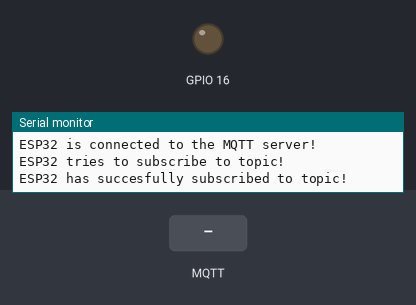
A program run on a simulated ESP32. Shown: output pins drawn as LEDs (lit = HIGH), the last lines printed to the serial monitor. The inputs (shaded band) are chosen by the test bench. WiFi joins after 1.5 s; servers stay silent unless stated; the local clock reads 2024-03-15 10:24:30 at power-on unless the program sets it; no MQTT or app messages arrive unless stated.

Above: at 2.8 s.
2.9 s: MQTT message "#led:on" arrives on the first subscribed topic
At 3.8 s:
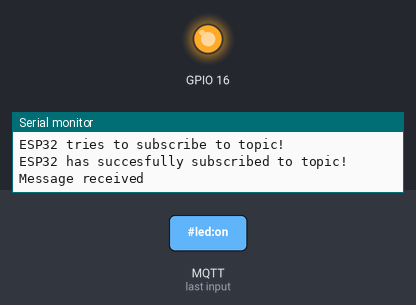
4.4 s: MQTT message "#led:off" arrives on the first subscribed topic
At 4.9 s:
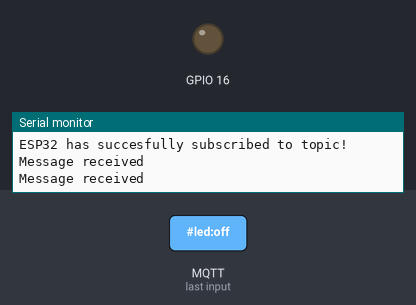
Timing chart, 0 to 7.4 s (numbered marks = the images above; inputs shaded):
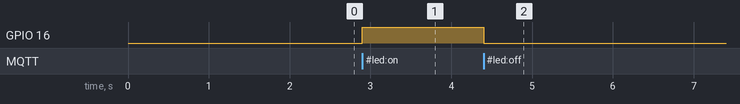

Measured:
- after the input at 2.9 s, GPIO 16: LOW → HIGH at once
- after the input at 4.4 s, GPIO 16: HIGH → LOW at once

The program:

main.cpp
```cpp
#include <Arduino.h>
#include "network.hpp"
#include <DHT.h>
#include <DHT_U.h>


#define DHT_PIN 17
#define DHT_TYPE DHT11


DHT_Unified dht(DHT_PIN, DHT_TYPE);
uint32_t delayMS;


void setup() {
  // Setup serial communication
  Serial.begin(115200);

  // Setup IO
  pinMode(16, OUTPUT);

  // Pass classes through
  add_dht_sensor(&dht);


  // Setup network
  init_network();
  delay(100);

  connect_mqtt_server();

  // Setup dht11 sensor
  dht.begin();

  // Print temperature sensor details.
  sensor_t sensor;
  dht.temperature().getSensor(&sensor);
  // Print humidity sensor details.
  dht.humidity().getSensor(&sensor);
  // Set delay between sensor readings based on sensor details.
  delayMS = sensor.min_delay / 1000;

}


void loop() {
  poll_mqtt();
}
```

network.hpp
```cpp
#ifndef INC_TINNES02_NETWORK_HPP
#define INC_TINNES02_NETWORK_HPP


#include "Arduino.h"
#include <DHT.h>
#include <DHT_U.h>


void init_network();
void connect_mqtt_server();
void disconnect_mqtt_server();
void poll_mqtt();

void add_dht_sensor(DHT_Unified *dht);


#endif
```

secret.h
```cpp
#ifndef SECRET
const char ssid[] = "H369A432F1F"; // Vul hier je Wi-Fi ssid in (niet belangrijk voor oplevering)
const char pass[] = "3D6269C97CEA"; // Vul hier je Wi-Fi wachtwoord in (niet belangrijk voor oplevering)

const char *MQTT_HOST = "netwerkenbasis.com";
const int MQTT_PORT = 8883; // Voer hier de MQTT-broker poort in op de aangegeven plek
const char *MQTT_CLIENT_ID = "BOT-1030808"; // Voer hier je leerlingnummer in op de aangegeven plek
const char *MQTT_USER = "student"; // Vul hier de gebruikersnaam in voor de broker
const char *MQTT_PASS = "welkom01"; // Vul hier het wachtwoord in voor de broker

// Dit is het certificaat dat je nodig hebt. Je hoeft hier op deze plek niks mee te doen
const char *local_root_ca =
    "-----BEGIN CERTIFICATE-----\n"
    "MIIFazCCA1OgAwIBAgIRAIIQz7DSQONZRGPgu2OCiwAwDQYJKoZIhvcNAQELBQAw\n"
    "TzELMAkGA1UEBhMCVVMxKTAnBgNVBAoTIEludGVybmV0IFNlY3VyaXR5IFJlc2Vh\n"
    "cmNoIEdyb3VwMRUwEwYDVQQDEwxJU1JHIFJvb3QgWDEwHhcNMTUwNjA0MTEwNDM4\n"
    "WhcNMzUwNjA0MTEwNDM4WjBPMQswCQYDVQQGEwJVUzEpMCcGA1UEChMgSW50ZXJu\n"
    "ZXQgU2VjdXJpdHkgUmVzZWFyY2ggR3JvdXAxFTATBgNVBAMTDElTUkcgUm9vdCBY\n"
    "MTCCAiIwDQYJKoZIhvcNAQEBBQADggIPADCCAgoCggIBAK3oJHP0FDfzm54rVygc\n"
    "h77ct984kIxuPOZXoHj3dcKi/vVqbvYATyjb3miGbESTtrFj/RQSa78f0uoxmyF+\n"
    "0TM8ukj13Xnfs7j/EvEhmkvBioZxaUpmZmyPfjxwv60pIgbz5MDmgK7iS4+3mX6U\n"
    "A5/TR5d8mUgjU+g4rk8Kb4Mu0UlXjIB0ttov0DiNewNwIRt18jA8+o+u3dpjq+sW\n"
    "T8KOEUt+zwvo/7V3LvSye0rgTBIlDHCNAymg4VMk7BPZ7hm/ELNKjD+Jo2FR3qyH\n"
    "B5T0Y3HsLuJvW5iB4YlcNHlsdu87kGJ55tukmi8mxdAQ4Q7e2RCOFvu396j3x+UC\n"
    "B5iPNgiV5+I3lg02dZ77DnKxHZu8A/lJBdiB3QW0KtZB6awBdpUKD9jf1b0SHzUv\n"
    "KBds0pjBqAlkd25HN7rOrFleaJ1/ctaJxQZBKT5ZPt0m9STJEadao0xAH0ahmbWn\n"
    "OlFuhjuefXKnEgV4We0+UXgVCwOPjdAvBbI+e0ocS3MFEvzG6uBQE3xDk3SzynTn\n"
    "jh8BCNAw1FtxNrQHusEwMFxIt4I7mKZ9YIqioymCzLq9gwQbooMDQaHWBfEbwrbw\n"
    "qHyGO0aoSCqI3Haadr8faqU9GY/rOPNk3sgrDQoo//fb4hVC1CLQJ13hef4Y53CI\n"
    "rU7m2Ys6xt0nUW7/vGT1M0NPAgMBAAGjQjBAMA4GA1UdDwEB/wQEAwIBBjAPBgNV\n"
    "HRMBAf8EBTADAQH/MB0GA1UdDgQWBBR5tFnme7bl5AFzgAiIyBpY9umbbjANBgkq\n"
    "hkiG9w0BAQsFAAOCAgEAVR9YqbyyqFDQDLHYGmkgJykIrGF1XIpu+ILlaS/V9lZL\n"
    "ubhzEFnTIZd+50xx+7LSYK05qAvqFyFWhfFQDlnrzuBZ6brJFe+GnY+EgPbk6ZGQ\n"
    "3BebYhtF8GaV0nxvwuo77x/Py9auJ/GpsMiu/X1+mvoiBOv/2X/qkSsisRcOj/KK\n"
    "NFtY2PwByVS5uCbMiogziUwthDyC3+6WVwW6LLv3xLfHTjuCvjHIInNzktHCgKQ5\n"
    "ORAzI4JMPJ+GslWYHb4phowim57iaztXOoJwTdwJx4nLCgdNbOhdjsnvzqvHu7Ur\n"
    "TkXWStAmzOVyyghqpZXjFaH3pO3JLF+l+/+sKAIuvtd7u+Nxe5AW0wdeRlN8NwdC\n"
    "jNPElpzVmbUq4JUagEiuTDkHzsxHpFKVK7q4+63SM1N95R1NbdWhscdCb+ZAJzVc\n"
    "oyi3B43njTOQ5yOf+1CceWxG1bQVs5ZufpsMljq4Ui0/1lvh+wjChP4kqKOJ2qxq\n"
    "4RgqsahDYVvTH9w7jXbyLeiNdd8XM2w9U/t7y0Ff/9yi0GE44Za4rF2LN9d11TPA\n"
    "mRGunUHBcnWEvgJBQl9nJEiU0Zsnvgc/ubhPgXRR4Xq37Z0j4r7g1SgEEzwxA57d\n"
    "emyPxgcYxn/eR44/KJ4EBs+lVDR3veyJm+kXQ99b21/+jh5Xos1AnX5iItreGCc=\n"
    "-----END CERTIFICATE-----";

#endif
```

network.cpp
```cpp
#include "network.hpp"
#include "Arduino.h"
#include "WiFi.h"
#include <WiFiClientSecure.h>
#include "secret.h"
#include "PubSubClient.h"
#include <time.h>
#include <string.h>
#include <DHT.h>
#include <DHT_U.h>


WiFiClientSecure        wifi_client;
PubSubClient            mqtt_client;
static DHT_Unified*     sdht = nullptr;


/**
 * @brief Method that handles all the callback logic for the mqtt handler
 *
 * @param topic
 * @param payload
 * @param length
 */
void mqttCallback(const char *topic, byte *payload, unsigned int length)
{
    Serial.println("Message received");

    char buff[10];
    memset(buff, 0, 10);

    // Make sure the first 10 bytes or smaller are collected for the commands
    size_t copy_len = length < 10 ? length : 10;
    memcpy(buff, payload, copy_len);
    buff[9] = '\0';

    char b[100];

    // This command is to test the bot
    if (strcmp(buff, "#test") == 0) {
        memset(b, 0, 100);

        sprintf(b, "The ESP32 chatbot is online");

        mqtt_client.publish("chat/message", b);

    // This command is to collect information from the temperatrure
    } else if (strcmp(buff, "#temp") == 0) {
        memset(b, 0, 100);

        sensors_event_t event;
        sdht->temperature().getEvent(&event);
        if (isnan(event.temperature)) {
            sprintf(b, "Error reading temperature!");
            Serial.println(F("Error reading temperature!"));
            mqtt_client.publish("chat/message", b);
        }
        else {
            Serial.print(F("Temperature: "));
            Serial.print(event.temperature);
            Serial.println(F("°C"));

            sprintf(b, "Current temperature is: %.2f°C!", event.temperature);

            mqtt_client.publish("chat/message", b);
        }
        // This command is to collect information from the humidity
    } else if (strcmp(buff, "#humidity") == 0) {
        memset(b, 0, 100);
        sensors_event_t event;
        sdht->humidity().getEvent(&event);
        if (isnan(event.relative_humidity)) {
            sprintf(b, "Error reading humidity!");

            Serial.println(F("Error reading humidity!"));

            mqtt_client.publish("chat/message", b);
        }
        else {
            Serial.print(F("Humidity: "));
            Serial.print(event.relative_humidity);
            Serial.println(F("%"));

            sprintf(b, "Current humidity is: %.2f%!", event.relative_humidity);

            mqtt_client.publish("chat/message", b);
        }
        // This command is to turn the led on
    } else if (strcmp(buff, "#led:on") == 0) {
        memset(b, 0, 100);

        sprintf(b, "Led is on!");

        digitalWrite(16, HIGH);

        mqtt_client.publish("chat/message", b);

         // This command is to turn the led off
    } else if (strcmp(buff, "#led:off") == 0) {
        memset(b, 0, 100);

        sprintf(b, "Led is off!");

        digitalWrite(16, LOW);

        mqtt_client.publish("chat/message", b);
    }
}


/**
 * @brief Function to setup the network connections
 *
 */
void init_network()
{
    // Configure wifi
    WiFi.mode(WIFI_STA);
    WiFi.begin(ssid, pass);

    // Start searching for a network
    Serial.println("Start searching for network!");

    while (WiFi.status() != WL_CONNECTED) {
        Serial.print(".");
    }

    Serial.println(".");
    Serial.println("Connected to wifi!!");

    // Sync time with the time server
    Serial.println("Trying to sync time!");
    configTime(0, (3600 * 2), "ntppool1.time.nl", "ntppool2.time.nl");

    // Set CA cert for wifi client
    wifi_client.setCACert(local_root_ca);

    // Setup the mqtt stuff
    mqtt_client.setClient(wifi_client);
    mqtt_client.setServer(MQTT_HOST, MQTT_PORT);
    mqtt_client.setCallback(mqttCallback);
}


/**
 * @brief Function to connect the bot to the mqtt server
 *
 */
void connect_mqtt_server()
{
    Serial.println("ESP32 tries to connect to the mqtt server!");

    bool res = mqtt_client.connect(MQTT_CLIENT_ID, MQTT_USER, MQTT_PASS);

    if (!res) {
        Serial.println("Could not connect to the mqtt server!");
        return;
    }

    Serial.println("ESP32 is connected to the MQTT server!");

    Serial.println("ESP32 tries to subscribe to topic!");
    mqtt_client.subscribe("chat/message");
    Serial.println("ESP32 has succesfully subscribed to topic!");
}


/**
 * @brief Function to disconnect the mqtt server
 *
 *
 */
void disconnect_mqtt_server()
{

}


/**
 * @brief Function polls the mqtt server and makes sure all trafic is processed
 *
 *
 */
void poll_mqtt()
{
    mqtt_client.loop();
}


/**
 * @brief Function works as a passthrough function for the dht class
 *
 * @param dht
 */
void add_dht_sensor(DHT_Unified *dht)
{
    sdht = dht;
}
```
